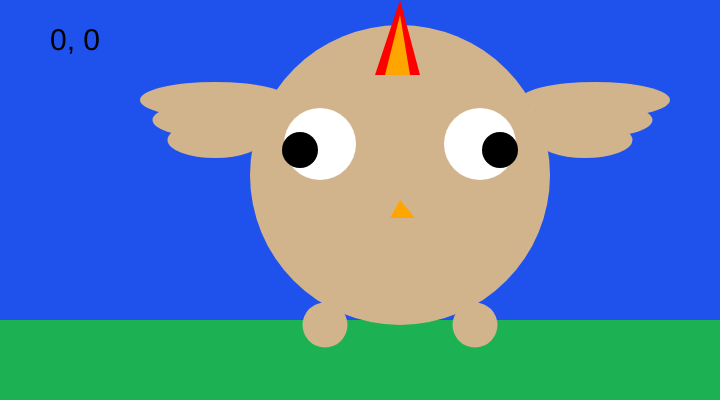
Frame 1 (no input)
Frame 60 (no input): identical to frame 1, image omitted
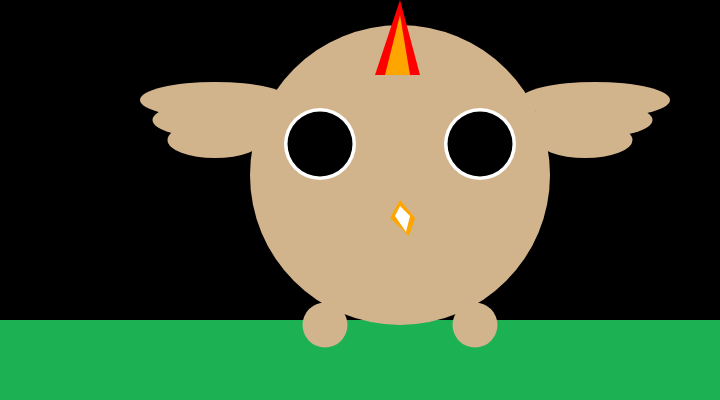
Frame 120 (the mouse pressed at the canvas centre since frame 60)

The p5.js sketch that drew these frames (run headless with seeded random() and noise() and a simulated clock; from frame 60 on, the mouse is pressed at the canvas centre):

// p5.js sketch
// ── sketch.js
function setup() {
  // put setup code here
createCanvas(720, 400);
}


function draw() {
  if (mouseIsPressed) {
    noStroke()
    background('black');
    fill('#1CB253');
    rect(0, 320, 800, 90);

   fill('tan');
    ellipse (400, 175, 300, 300);
    /*fill(204);
    quad(189, 18, 216, 18, 216, 360, 144, 360);
    */
    fill('white');
    ellipse(320, 144, 72, 72);

    fill('white');
    ellipse(480, 144, 72, 72);

    fill('black');
    ellipse(480, 144, 65, 65);

    fill('black');
    ellipse(320, 144, 65, 65);

    fill('red');
    triangle(400, 0, 375, 75, 420, 75);

    fill('orange');
    triangle(400, 15, 385, 75, 410, 75);

    fill('tan');
    ellipse(325, 325, 45, 45);

    fill('tan');
    ellipse(475, 325, 45, 45);

    fill('tan');
    ellipse(595, 100, 150, 36);

    fill('tan');
    ellipse(590, 120, 125, 36);

    fill('tan');
    ellipse(585, 140, 95, 36);

    fill('tan');
    ellipse(215, 140, 95, 36);

    fill('tan');
    ellipse(215, 120, 125, 36);

    fill('tan');
    ellipse(215, 100, 150, 36);

    fill('orange');
    triangle(400, 200, 390, 218, 415, 218);

    fill('orange');
    triangle(390, 218, 409, 236, 415, 218);

    fill('white');
    triangle(395, 216, 400, 206, 410, 216);

    fill('white');
    triangle(395, 216, 406, 232, 410, 216);





}



 else {
  noStroke()
  background('#1f52ed');
    noStroke();

    /*fill(204);
    triangle(18, 18, 18, 360, 81, 360);
    */

    fill('#1CB253');
    rect(0, 320, 800, 90);

   fill('tan');
    ellipse (400, 175, 300, 300);
    /*fill(204);
    quad(189, 18, 216, 18, 216, 360, 144, 360);
    */
    fill('white');
    ellipse(320, 144, 72, 72);

    fill('white');
    ellipse(480, 144, 72, 72);

    fill('black');
    ellipse(500, 150, 36, 36);

    fill('black');
    ellipse(300, 150, 36, 36);

    fill('red');
    triangle(400, 0, 375, 75, 420, 75);

    fill('orange');
    triangle(400, 15, 385, 75, 410, 75);

    fill('tan');
    ellipse(325, 325, 45, 45);

    fill('tan');
    ellipse(475, 325, 45, 45);

    fill('tan');
    ellipse(595, 100, 150, 36);

    fill('tan');
    ellipse(590, 120, 125, 36);

    fill('tan');
    ellipse(585, 140, 95, 36);

    fill('tan');
    ellipse(215, 140, 95, 36);

    fill('tan');
    ellipse(215, 120, 125, 36);

    fill('tan');
    ellipse(215, 100, 150, 36);

    fill('orange');
    triangle(400, 200, 390, 218, 415, 218);

}







    //fill('yellow');
    //ellipse(200, 144, 72, 72);

    //fill(204);
    //triangle(288, 18, 351, 360, 288, 360);


    // fill(255);
    //arc(479, 300, 280, 280, PI, TWO_PI);

    fill(0);
    textSize(30);
    text(mouseX + ", " + mouseY, 50, 50);

    function mouseReleased() {
      console.log(mouseX +", "+ mouseY);

    }
}
